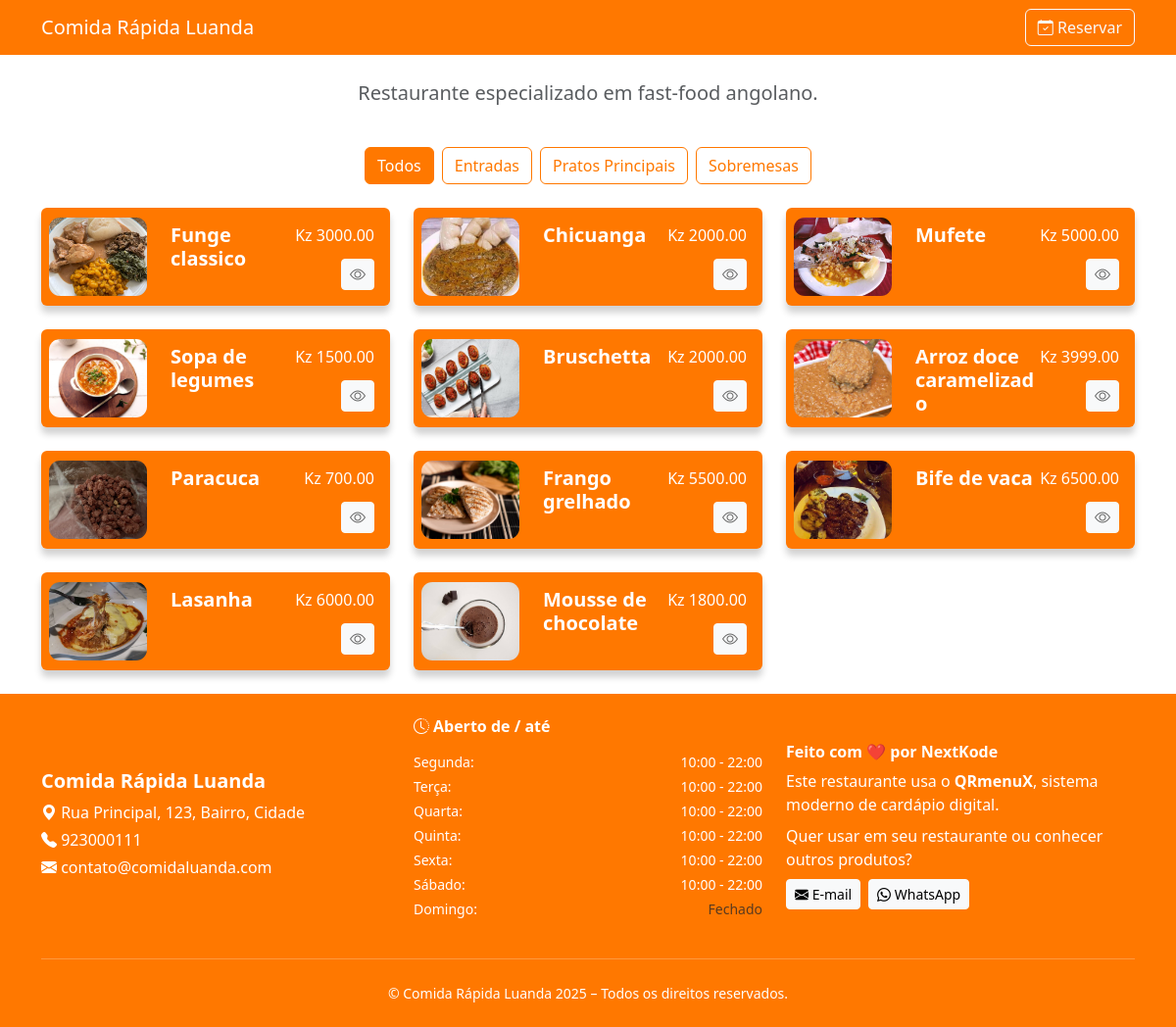
/comida-rapida-luanda, run on the app's committed database.
### app/models.py (models this page shows, shortened)
class Restaurant(db.Model):
    id = db.Column(db.Integer, primary_key=True)
    owner_id = db.Column(db.Integer, db.ForeignKey("user.id"))
    name = db.Column(db.String(150), nullable=False)
    slug = db.Column(db.String(150), unique=True, nullable=False)
    email = db.Column(db.String(120), unique=True, nullable=False)
    phone = db.Column(db.String(50))
    description = db.Column(db.Text)
    address = db.Column(db.String(200))
    theme_color = db.Column(
        db.String(20), default="#1abd27af"
    )  # Hex do tema, ex: "#1700e6b0"
    is_active = db.Column(db.Boolean, default=True)
    slot_duration_minutes = db.Column(db.Integer, nullable=False, default=90)
    slot_buffer_minutes = db.Column(db.Integer, nullable=False, default=5)
    allow_pass_closing_time = db.Column(db.Boolean, nullable=False, default=False)
    subscription = db.relationship(
        "Subscription", uselist=False, backref="restaurant", lazy=True
    )
    categories = db.relationship("Category", backref="restaurant", lazy=True)

class Category(db.Model):
    id = db.Column(db.Integer, primary_key=True)
    name = db.Column(db.String(100), nullable=False)
    is_active = db.Column(db.Boolean, default=True)
    restaurant_id = db.Column(
        db.Integer, db.ForeignKey("restaurant.id"), nullable=False
    )
    items = db.relationship("MenuItem", backref="category", lazy=True)

class MenuItem(db.Model):
    id = db.Column(db.Integer, primary_key=True)
    name = db.Column(db.String(100), nullable=False)
    price = db.Column(db.Float, nullable=False)
    image_filename = db.Column(db.String(100))
    description = db.Column(db.Text)
    ingredients = db.Column(db.Text)
    is_active = db.Column(db.Boolean, default=True)
    category_id = db.Column(db.Integer, db.ForeignKey("category.id"), nullable=False)

class OperatingHour(db.Model):
    id = db.Column(db.Integer, primary_key=True)
    restaurant_id = db.Column(
        db.Integer, db.ForeignKey("restaurant.id"), nullable=False
    )
    day_of_week = db.Column(db.String(10), nullable=False)  # Ex: "Monday"
    open_time = db.Column(db.Time, nullable=False)
    close_time = db.Column(db.Time, nullable=False)

### app/routes/public_routes.py (the view)
@bp.route("/<slug>")
def menu(slug):
    restaurant = Restaurant.query.filter_by(slug=slug, is_active=True).first_or_404()
    categories = Category.query.filter_by(
        restaurant_id=restaurant.id, is_active=True
    ).all()
    hours = OperatingHour.query.filter_by(restaurant_id=restaurant.id).all()
    return render_template(
        "public/menu.html",
        restaurant=restaurant,
        categories=categories,
        hours=hours,
        theme_color=restaurant.theme_color,
    )

### app/templates/public/menu.html (shortened to what this page needs)
<!DOCTYPE html>
<html lang="pt">
  <head>
    <link
      href="https://cdn.jsdelivr.net/npm/bootstrap@5.3.3/dist/css/bootstrap.min.css"
      rel="stylesheet"
    />
    <link
      href="https://cdn.jsdelivr.net/npm/bootstrap-icons@1.10.5/font/bootstrap-icons.css"
      rel="stylesheet"
    />
  </head>
  <body class="d-flex flex-column min-vh-100">
    <nav class="header navbar navbar-expand-lg">
      <div class="container">
        <a class="navbar-brand text-white" href="#">{{ restaurant.name }}</a>
        <button
          class="btn btn-outline-light"
          onclick="location.href='{{ url_for('public.menu', slug=restaurant.slug) }}/reservation'"
        >
          <i class="bi bi-calendar-check"></i> Reservar
        </button>
      </div>
    </nav>
    <div class="container py-4 flex-fill">
      <div class="d-flex flex-column align-items-center mb-4 text-center">
        <p class="lead text-muted">{{ restaurant.description }}</p>
      </div>
      <div class="mb-4 text-center">
        <div
          class="d-flex flex-wrap justify-content-center gap-2"
          role="group"
          id="category-buttons"
        >
          <button class="btn btn-outline-primary active" data-filter="all">
            Todos
          </button>
          {% for cat in categories %}
          <button class="btn btn-outline-primary" data-filter="cat{{ cat.id }}">
            {{ cat.name }}
          </button>
          {% endfor %}
        </div>
      </div>
      <div
        class="row row-cols-1 row-cols-md-2 row-cols-lg-3 g-4"
        id="menu-items"
      >
        {% for cat in categories %} {% for item in cat.items if item.is_active
        %}
        <div class="col menu-card cat{{ cat.id }}">
          <div class="card dark cat">
            <img
              src="{{ url_for('static', filename='uploads/' + item.image_filename) }}"
              class="card-img-top"
              alt="{{ item.name }}"
            />
            <div class="card-body">
              <div class="text-section">
                <h5 class="card-title fw-bold">{{ item.name }}</h5>
              </div>
              <div class="cta-section">
                <div>Kz {{ "%.2f"|format(item.price) }}</div>
                <a href="#"
                class="btn btn-light btn-sm"
                data-bs-toggle="modal"
                data-bs-target="#itemModal"
                data-id="{{ item.id }}"
                data-name="{{ item.name }}"
                data-description="{{ item.description or 'Sem descrição' }}"
                data-price="{{ "%.2f"|format(item.price) }}"
                data-image="{{ url_for('static', filename='uploads/' + item.image_filename) }}">
                <i class="bi bi-eye"></i>
                </a>
              </div>
            </div>
          </div>
        </div>
        {% endfor %} {% endfor %}
      </div>
    </div>
    <footer
      class="mt-auto text-white"
      style="background-color: var(--theme-color)"
    >
      <div class="container py-4">
        <div class="row text-center text-md-start align-items-center gy-4">
          <div class="col-md-4">
            <h5 class="fw-bold">{{ restaurant.name }}</h5>
            <p class="mb-1">
              <i class="bi bi-geo-alt-fill"></i> {{ restaurant.address or
              'Endereço não disponível' }}
            </p>
            <p class="mb-1">
              <i class="bi bi-telephone-fill"></i> {{ restaurant.phone or '999
              999 999' }}
            </p>
            <p class="mb-1">
              <i class="bi bi-envelope-fill"></i> {{ restaurant.email or
              'contato@exemplo.com' }}
            </p>
          </div>
          <div class="col-md-4">
            <h6 class="fw-bold">
              <i class="bi bi-clock-history me-1"></i>Aberto de / até
            </h6>
            <ul class="list-unstyled small mt-3">
              {% set dias_semana = { "Monday": "Segunda", "Tuesday": "Terça",
              "Wednesday": "Quarta", "Thursday": "Quinta", "Friday": "Sexta",
              "Saturday": "Sábado", "Sunday": "Domingo" } %} {% for day in
              ["Monday", "Tuesday", "Wednesday", "Thursday", "Friday",
              "Saturday", "Sunday"] %} {% set hour =
              hours|selectattr("day_of_week", "equalto", day)|first %}
              <li class="mb-1 d-flex justify-content-between">
                <span>{{ dias_semana[day] }}:</span>
                {% if hour %} {% if hour.open_time == hour.close_time %}
                <span class="text-muted">Fechado</span>
                {% else %}
                <span
                  >{{ hour.open_time.strftime('%H:%M') }} - {{
                  hour.close_time.strftime('%H:%M') }}</span
                >
                {% endif %} {% else %}
                <span class="text-muted">Não definido</span>
                {% endif %}
              </li>
              {% endfor %}
            </ul>
          </div>
          <div class="col-md-4">
            <h6 class="fw-bold">Feito com ❤️ por NextKode</h6>
            <p class="mb-2">
              Este restaurante usa o <strong>QRmenuX</strong>, sistema moderno
              de cardápio digital.
            </p>
            <p class="mb-2">
              Quer usar em seu restaurante ou conhecer outros produtos?
            </p>
            <div
              class="d-flex flex-column flex-sm-row gap-2 justify-content-center justify-content-md-start"
            >
              <a
                href="mailto:nextkode.contacto@gmail.com"
                class="btn btn-sm btn-light"
              >
                <i class="bi bi-envelope-fill"></i> E-mail
              </a>
              <a
                href="https://wa.me/244999999999"
                class="btn btn-sm btn-light"
                target="_blank"
              >
                <i class="bi bi-whatsapp"></i> WhatsApp
              </a>
            </div>
          </div>
        </div>
        <hr class="my-4 border-light" />
        <div class="text-center small">
          © {{ restaurant.name }} 2025 – Todos os direitos reservados.
        </div>
      </div>
    </footer>
  </body>
</html>

### data on the page
Restaurant: name "Comida Rápida Luanda", description "Restaurante especializado em fast-food angolano.", address "Rua Principal, 123, Bairro, Cidade", phone "923000111", email "contato@comidaluanda.com"
Category: name "Entradas"
Category: name "Pratos Principais"
Category: name "Sobremesas"
MenuItem: image_filename (picture), name "Funge classico", price "3000.00"
MenuItem: image_filename (picture), name "Chicuanga", price "2000.00"
MenuItem: image_filename (picture), name "Mufete", price "5000.00"
MenuItem: image_filename (picture), name "Sopa de legumes", price "1500.00"
MenuItem: image_filename (picture), name "Bruschetta", price "2000.00"
MenuItem: image_filename (picture), name "Arroz doce caramelizado", price "3999.00"
MenuItem: image_filename (picture), name "Paracuca", price "700.00"
MenuItem: image_filename (picture), name "Frango grelhado", price "5500.00"
MenuItem: image_filename (picture), name "Bife de vaca", price "6500.00"
MenuItem: image_filename (picture), name "Lasanha", price "6000.00"
MenuItem: image_filename (picture), name "Mousse de chocolate", price "1800.00"
OperatingHour: open_time "10:00", close_time "22:00"
OperatingHour: open_time "10:00", close_time "22:00"
OperatingHour: open_time "10:00", close_time "22:00"
OperatingHour: open_time "10:00", close_time "22:00"
OperatingHour: open_time "10:00", close_time "22:00"
OperatingHour: open_time "10:00", close_time "22:00"

### other printed values
{{ dias_semana[day] }} "Segunda" "Terça" "Quarta" "Quinta" "Sexta" "Sábado" "Domingo"
